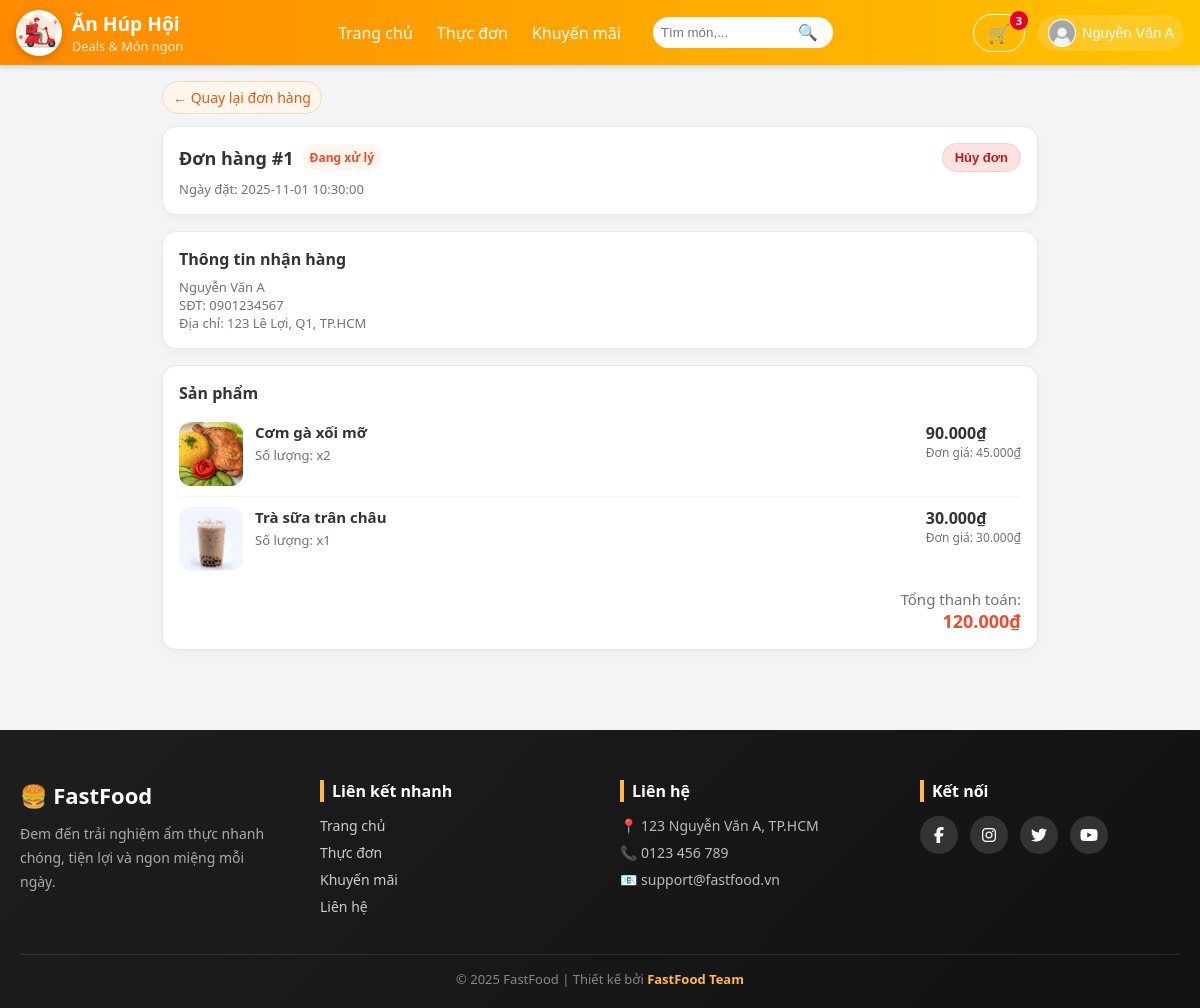
The app's page /pages/orderdetails.php?madh=1 (signed in) with its own data.
### tables this page shows
CREATE TABLE Users (
  UID INT AUTO_INCREMENT PRIMARY KEY,
  Hoten VARCHAR(100) NOT NULL,
  Taikhoan VARCHAR(50) UNIQUE NOT NULL,
  Matkhau VARCHAR(100) NOT NULL,           
  Email VARCHAR(100) UNIQUE,
  DienthoaiKH VARCHAR(15),
  DiachiKH VARCHAR(255),
  Ngaysinh DATE,
  Role ENUM('khach','nhanvien','admin')    
      NOT NULL
      DEFAULT 'khach'
);

CREATE TABLE Donhang (
  MaDH INT AUTO_INCREMENT PRIMARY KEY,
  TinhtrangDH VARCHAR(50)
    NOT NULL
    DEFAULT 'Đang xử lý',
  Ngaydat DATETIME DEFAULT NOW(),
  Ngaygiao DATETIME NULL,
  UID INT,
  CONSTRAINT fk_donhang_Users
    FOREIGN KEY (UID) REFERENCES Users(UID)
);

CREATE TABLE Chitietdonhang (
  MaCTDH INT AUTO_INCREMENT PRIMARY KEY,
  MaDH INT,
  Mamon INT,
  Soluong INT NOT NULL,
  Dongia DECIMAL(10,2) NOT NULL,
  FOREIGN KEY (MaDH) REFERENCES Donhang(MaDH),
  FOREIGN KEY (Mamon) REFERENCES Monan(Mamon)
);

CREATE TABLE Monan (
  Mamon INT AUTO_INCREMENT PRIMARY KEY,
  Tenmon VARCHAR(100) NOT NULL,
  Giaban DECIMAL(10,2) NOT NULL,
  Giagoc DECIMAL(10,2) NOT NULL,
  Noidung VARCHAR(500),
  Anh VARCHAR(255),
  Maloai INT,
  FOREIGN KEY (Maloai) REFERENCES Loaimonan(Maloai)
);

### pages/orderdetails.php (the view, shortened to what this page needs)
<?php
require_once __DIR__ . '/../database/db.php';
$uid  = (int)$_SESSION['user_id'];
$madh = isset($_GET['madh']) ? (int)$_GET['madh'] : 0;
$sqlOrder = "
SELECT
    d.MaDH,
    d.TinhtrangDH,
    d.Ngaydat,
    d.Ngaygiao,
    u.Hoten,
    u.DienthoaiKH,
    u.DiachiKH
FROM Donhang d
JOIN Users u ON d.UID = u.UID
WHERE d.MaDH = ? AND d.UID = ?
LIMIT 1
";
$stmt = $conn->prepare($sqlOrder);
$stmt->bind_param("ii", $madh, $uid);
$stmt->execute();
$result = $stmt->get_result();
$order = $result->fetch_assoc();
$sqlItems = "
SELECT
    m.Tenmon,
    m.Anh,
    c.Soluong,
    c.Dongia,
    (c.Soluong * c.Dongia) AS ThanhTien
FROM Chitietdonhang c
JOIN Monan m ON c.Mamon = m.Mamon
WHERE c.MaDH = ?
";
$stmt2 = $conn->prepare($sqlItems);
$stmt2->bind_param("i", $madh);
$stmt2->execute();
$itemsRs = $stmt2->get_result();
$items = [];
$totalAmount = 0;
while ($row = $itemsRs->fetch_assoc()) {
    $items[] = $row;
    $totalAmount += $row['ThanhTien'];
}
?>
<!DOCTYPE html>
<html lang="vi">
<head>
  <link rel="stylesheet" href="/assets/css/orderdetails.css">
</head>
<body>
  <?php include __DIR__ . '/../includes/header.php'; ?>
  <div class="container">
    <a href="orders.php" class="back-link">← Quay lại đơn hàng</a>
    <div class="card" style="margin-top: 12px;">
      <div class="card-header">
        <h2>Đơn hàng #<?php echo (int)$order['MaDH']; ?></h2>
        <span class="order-status">
          <?php echo htmlspecialchars($order['TinhtrangDH']); ?>
        </span>
        <?php if ($order['TinhtrangDH'] === 'Đang xử lý'): ?>
          <form
            method="POST"
            action="orderdetails.php?madh=<?php echo (int)$order['MaDH']; ?>"
            class="cancel-form"
            onsubmit="return confirm('Bạn chắc chắn muốn hủy đơn này?');"
          >
            <button type="submit" class="btn-cancel">Hủy đơn</button>
          </form>
        <?php endif; ?>
      </div>
      <div class="muted">
        Ngày đặt: <?php echo htmlspecialchars($order['Ngaydat']); ?><br>
      </div>
    </div>
    <div class="card">
      <h3 style="margin-top:0;margin-bottom:8px;font-size:16px;">Thông tin nhận hàng</h3>
      <div class="muted">
        <?php echo htmlspecialchars($order['Hoten']); ?><br>
        SĐT: <?php echo htmlspecialchars($order['DienthoaiKH'] ?? ''); ?><br>
        Địa chỉ: <?php echo htmlspecialchars($order['DiachiKH'] ?? ''); ?>
      </div>
    </div>
    <div class="card">
      <h3 style="margin-top:0;margin-bottom:8px;font-size:16px;">Sản phẩm</h3>
      <div class="items-list">
        <?php foreach ($items as $it): ?>
          <div class="item-row">
            <img src="<?php echo "../../" . htmlspecialchars($it['Anh'] ?? 'assets/img/default.jpg'); ?>"
                 alt="Ảnh món"
                 class="item-img">
            <div class="item-info">
              <div class="item-name"><?php echo htmlspecialchars($it['Tenmon']); ?></div>
              <div class="item-meta">
                Số lượng: x<?php echo (int)$it['Soluong']; ?>
              </div>
            </div>
            <div class="item-price">
              <?php echo number_format($it['ThanhTien'], 0, ',', '.'); ?>₫
              <span>
                Đơn giá: <?php echo number_format($it['Dongia'], 0, ',', '.'); ?>₫
              </span>
            </div>
          </div>
        <?php endforeach; ?>
      </div>
      <div class="total-box">
        <span class="total-label">Tổng thanh toán:</span>
        <div class="total-value">
          <?php echo number_format($totalAmount, 0, ',', '.'); ?>₫
        </div>
      </div>
    </div>
  </div>
  <?php include __DIR__ . '/../includes/footer.php'; ?>
</body>
</html>

### includes/header.php (shortened to what this page needs)
<?php
$userInfo = null;
if (!empty($_SESSION['user_id']) && isset($conn)) {
  $uid = intval($_SESSION['user_id']);
  $sql = "SELECT UID AS id, Hoten AS username, Email AS email, '' AS avatar FROM Users WHERE UID = ?";
  if ($stmt = $conn->prepare($sql)) {
    $stmt->bind_param("i", $uid);
    $stmt->execute();
    $res = $stmt->get_result();
    if ($res && $res->num_rows > 0) {
      $userInfo = $res->fetch_assoc();
    }
  }
}
$cartCount = 0;
if (!empty($_SESSION['user_id']) && isset($conn)) {
  $uid = intval($_SESSION['user_id']);
    $sql = "SELECT SUM(Soluong) AS total FROM Giohang WHERE UID = ?";
    if ($stmt = $conn->prepare($sql)) {
        $stmt->bind_param("i", $uid);
        $stmt->execute();
        $res = $stmt->get_result();
        if ($res && $row = $res->fetch_assoc()) {
            $cartCount = $row['total'];
        }
    }
}
$cssPath = "/assets/css/header.css";
$logo    = '/assets/img/logo.jpg';
$logo_check = $_SERVER['DOCUMENT_ROOT'] . '/assets/img/logo.jpg';
$avatarDefault = "/assets/img/default-avatar.jpg";
?>
<!doctype html>
<html lang="vi">
<head>
  <link rel="stylesheet" href="<?php echo htmlspecialchars($cssPath); ?>">
</head>
<body>
<header class="site-header" role="banner">
  <div class="header-inner">
    <div class="header-left">
      <a href="/index.php" class="brand-link">
        <?php if (file_exists($logo_check)): ?>
          <img src="<?php echo $logo; ?>" alt="Logo" class="brand-logo">
        <?php else: ?>
          <div class="brand-icon">🍜</div>
        <?php endif; ?>
        <div class="brand-text">
          <span class="brand-name">Ăn Húp Hội</span>
          <small class="brand-slogan">Deals &amp; Món ngon</small>
        </div>
      </a>
    </div>
    <div class="header-center">
      <nav class="main-nav" aria-label="Primary navigation">
        <ul class="nav-list">
          <li><a href="/index.php">Trang chủ</a></li>
          <li><a href="/pages/menu.php">Thực đơn</a></li>
          <li><a href="/pages/deals.php">Khuyến mãi</a></li>
        </ul>
      </nav>
      <div class="search-wrap">
        <input id="header-search" class="search-input" type="search" placeholder="Tìm món,..." aria-label="Tìm kiếm">
        <button id="search-btn" class="search-btn" aria-label="Tìm">🔍</button>
      </div>
    </div>
    <div class="header-right">
      <div class="action-item">
        <a href="/pages/cart.php" class="btn-ghost cart-btn" aria-label="Giỏ hàng">
          🛒
          <?php if ( $cartCount > 0): ?>
            <span class="badge" id="cartBadge"><?php echo $cartCount; ?></span>
          <?php endif; ?>
        </a>
      </div>
      <div class="action-item dropdown" id="accountWrap">
        <?php if ($userInfo): ?>
          	<button id="accountBtn" class="account-btn" aria-haspopup="true" aria-expanded="false">
            <img class="avatar" src="<?php echo (!empty($userInfo['avatar']) && file_exists($userInfo['avatar'])) ? htmlspecialchars($userInfo['avatar']) : $avatarDefault; ?>" alt="avatar">
            <div>
              <span class="username"><?php echo htmlspecialchars($userInfo['username']); ?></span>
            </div>
          </button>
        <?php else: ?>
          <a href="/pages/login.php" class="btn btn-primary">Đăng nhập</a>
        <?php endif; ?>
      </div>
    </div>
  </div>
</header>
</body>
</html>

### assets/css/orderdetails.css (style rules this page uses)
:root { --primary: #f97316; --primary-dark: #ea580c; --primary-soft: #fff7ed; --border-soft: #e5e7eb; --text-main: #111827; --text-sub: #6b7280; --bg-page: #f3f4f6; }
body { margin: 0; font-family: system-ui, -apple-system, "Segoe UI", Roboto, Arial, sans-serif; background: var(--bg-page); color: var(--text-main); }
.container { max-width: 900px; margin: 16px auto 32px; padding: 0 12px 24px; }
.card { background: #ffffff; border-radius: 14px; padding: 16px; border: 1px solid var(--border-soft); box-shadow: 0 4px 10px rgba(0,0,0,0.03); margin-bottom: 16px; }
.card-header { display: flex; justify-content: space-between; align-items: center; gap: 8px; margin-bottom: 8px; flex-wrap: wrap; }
.card-header h2 { margin: 0; font-size: 18px; }
.order-status { font-size: 12px; font-weight: 600; padding: 4px 8px; border-radius: 999px; background: var(--primary-soft); color: #EE4D2D; white-space: nowrap; }
.muted { color: var(--text-sub); font-size: 13px; }
.items-list { margin-top: 8px; }
.item-row { display: flex; gap: 12px; padding: 10px 0; border-bottom: 1px solid #f3f4f6; }
.item-row:last-child { border-bottom: none; }
.item-img { width: 64px; height: 64px; border-radius: 0.75rem; object-fit: cover; }
.item-info { flex: 1; min-width: 0; }
.item-name { font-size: 15px; font-weight: 600; margin-bottom: 4px; }
.item-meta { font-size: 13px; color: var(--text-sub); }
.item-price { white-space: nowrap; font-weight: 600; }
.item-price span { display: block; font-size: 12px; color: var(--text-sub); font-weight: 400; }
.total-box { text-align: right; font-size: 15px; margin-top: 8px; }
.total-label { color: var(--text-sub); }
.total-value { font-size: 18px; font-weight: 700; color: #EE4D2D; }
.back-link { display: inline-flex; align-items: center; gap: 4px; text-decoration: none; font-size: 14px; color: var(--primary-dark); padding: 6px 10px; border-radius: 999px; background: #fff7ed; border: 1px solid #fed7aa; }
.cancel-form { margin-left: auto; }
.btn-cancel { border: none; padding: 6px 12px; border-radius: 999px; font-size: 13px; font-weight: 600; cursor: pointer; background: #fee2e2; color: #b91c1c; border: 1px solid #fecaca; transition: all 0.15s ease; }

### records on screen
users: Hoten "Nguyễn Văn A"
donhang: MaDH "1", TinhtrangDH "Đang xử lý", Ngaydat "2025-11-01 10:30:00", UID.Hoten "Nguyễn Văn A", UID.DienthoaiKH "0901234567", UID.DiachiKH "123 Lê Lợi, Q1, TP.HCM"
chitietdonhang: Mamon.Anh (picture), Mamon.Tenmon "Cơm gà xối mỡ", Soluong "2", ThanhTien "90.000", Dongia "45.000"
chitietdonhang: Mamon.Anh (picture), Mamon.Tenmon "Trà sữa trân châu", Soluong "1", ThanhTien "30.000", Dongia "30.000"

### other values on screen
$cartCount "3"
$totalAmount "120.000"
